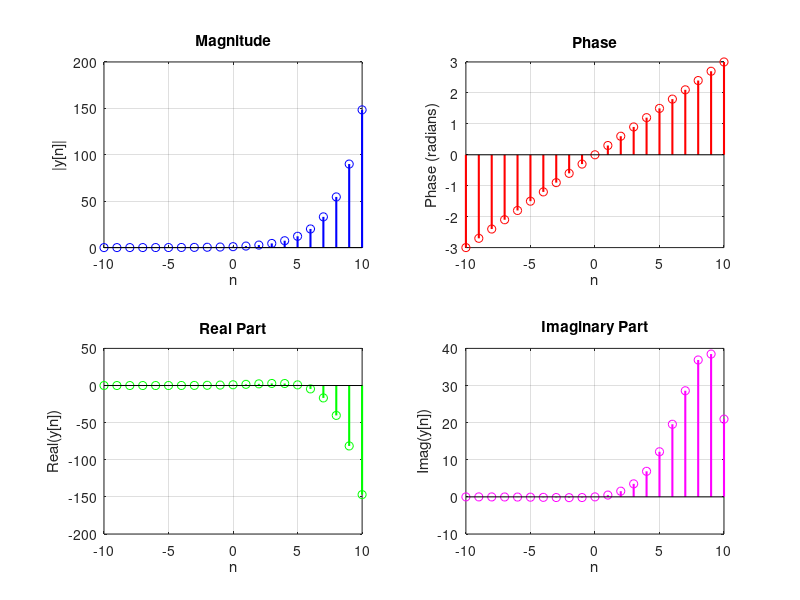

MATLAB code to generate this figure:
% Define parameters
n = -10:10;  % Range of n
exponent = 0.5 + 0.3i;  % Exponent value

% Generate the complex signal
y = exp(exponent * n);

% Calculate magnitude, phase, real part, and imaginary part
magnitude = abs(y);
phase = angle(y);
real_part = real(y);
imaginary_part = imag(y);

% Plot
figure;

% Magnitude subplot
subplot(2, 2, 1);
stem(n, magnitude, 'b', 'LineWidth', 1.5);
xlabel('n');
ylabel('|y[n]|');
title('Magnitude');
grid on;

% Phase subplot
subplot(2, 2, 2);
stem(n, phase, 'r', 'LineWidth', 1.5);
xlabel('n');
ylabel('Phase (radians)');
title('Phase');
grid on;

% Real part subplot
subplot(2, 2, 3);
stem(n, real_part, 'g', 'LineWidth', 1.5);
xlabel('n');
ylabel('Real(y[n])');
title('Real Part');
grid on;

% Imaginary part subplot
subplot(2, 2, 4);
stem(n, imaginary_part, 'm', 'LineWidth', 1.5);
xlabel('n');
ylabel('Imag(y[n])');
title('Imaginary Part');
grid on;
